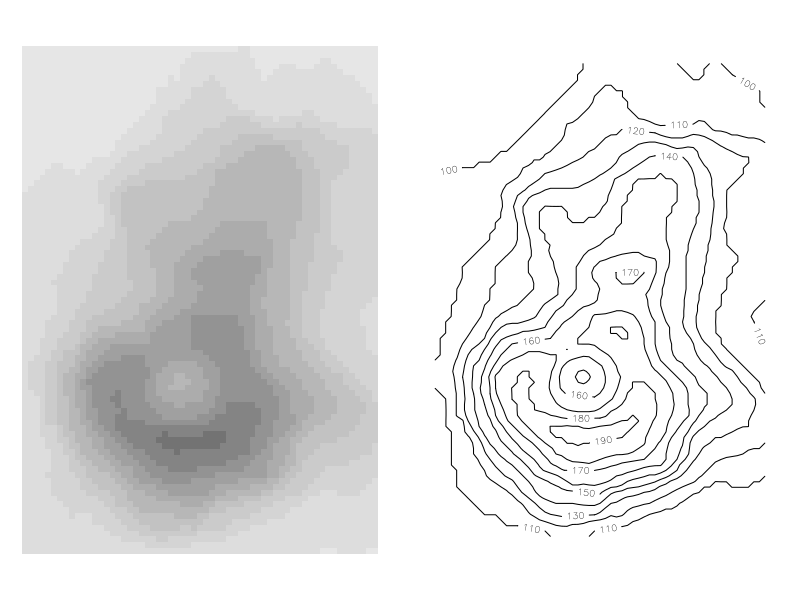

Reproduce this figure in R.
oopar <- par(mar=c(1,1,1,1)+0.1, mfrow=c(1,2))
x <- 10*1:nrow(volcano)
y <- 10*1:ncol(volcano)
grys <- grey.colors(11, 0.9, 0.45, 2.2)
image(y, x, t(volcano)[ncol(volcano):1,], breaks=seq(90,200,10), col=grys, asp=1, axes=FALSE)
contour(y, x, t(volcano)[ncol(volcano):1,], levels=seq(90,200,10), asp=1, axes=FALSE)
par(oopar)


